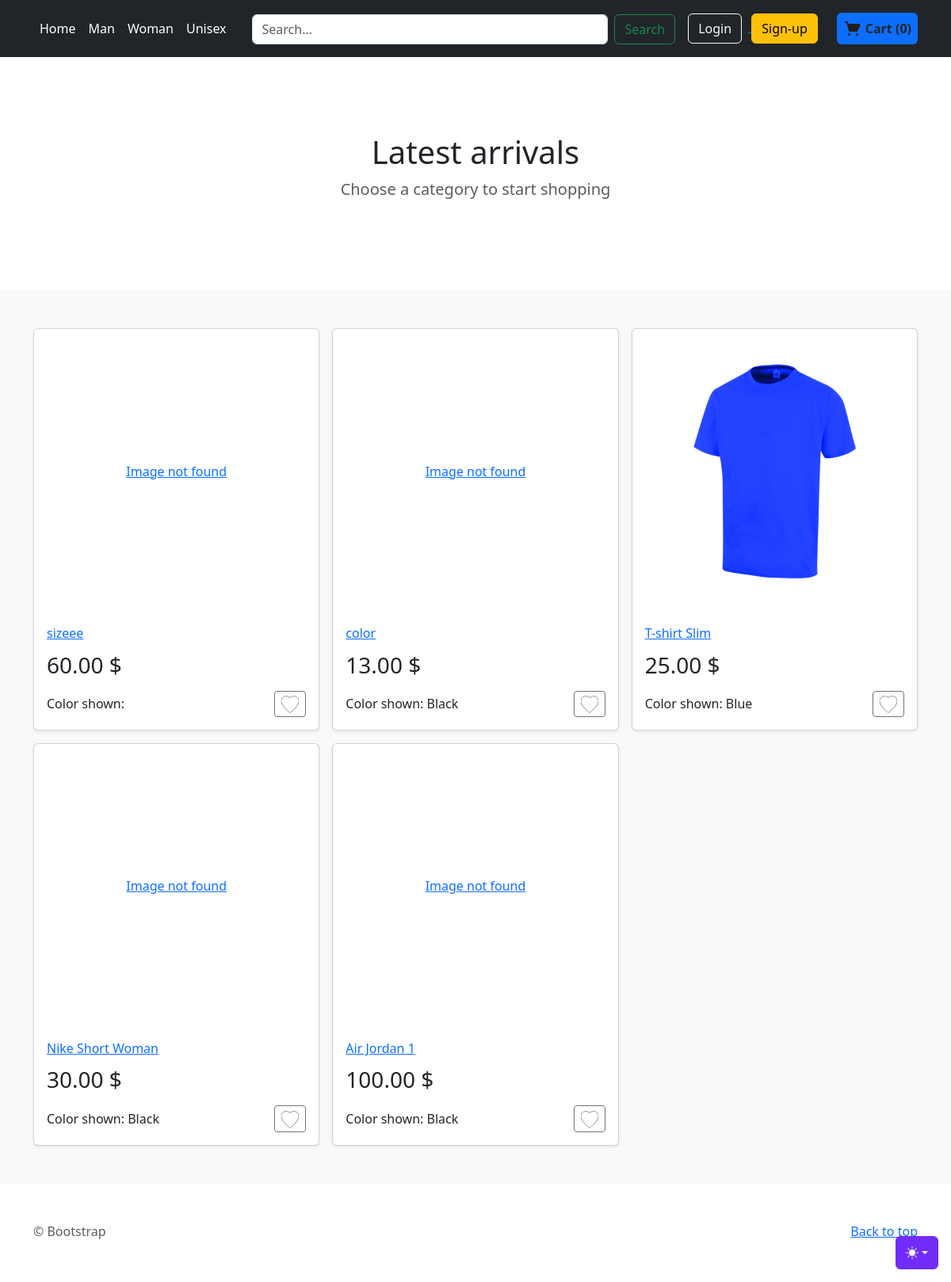
Before: / with the older database file.
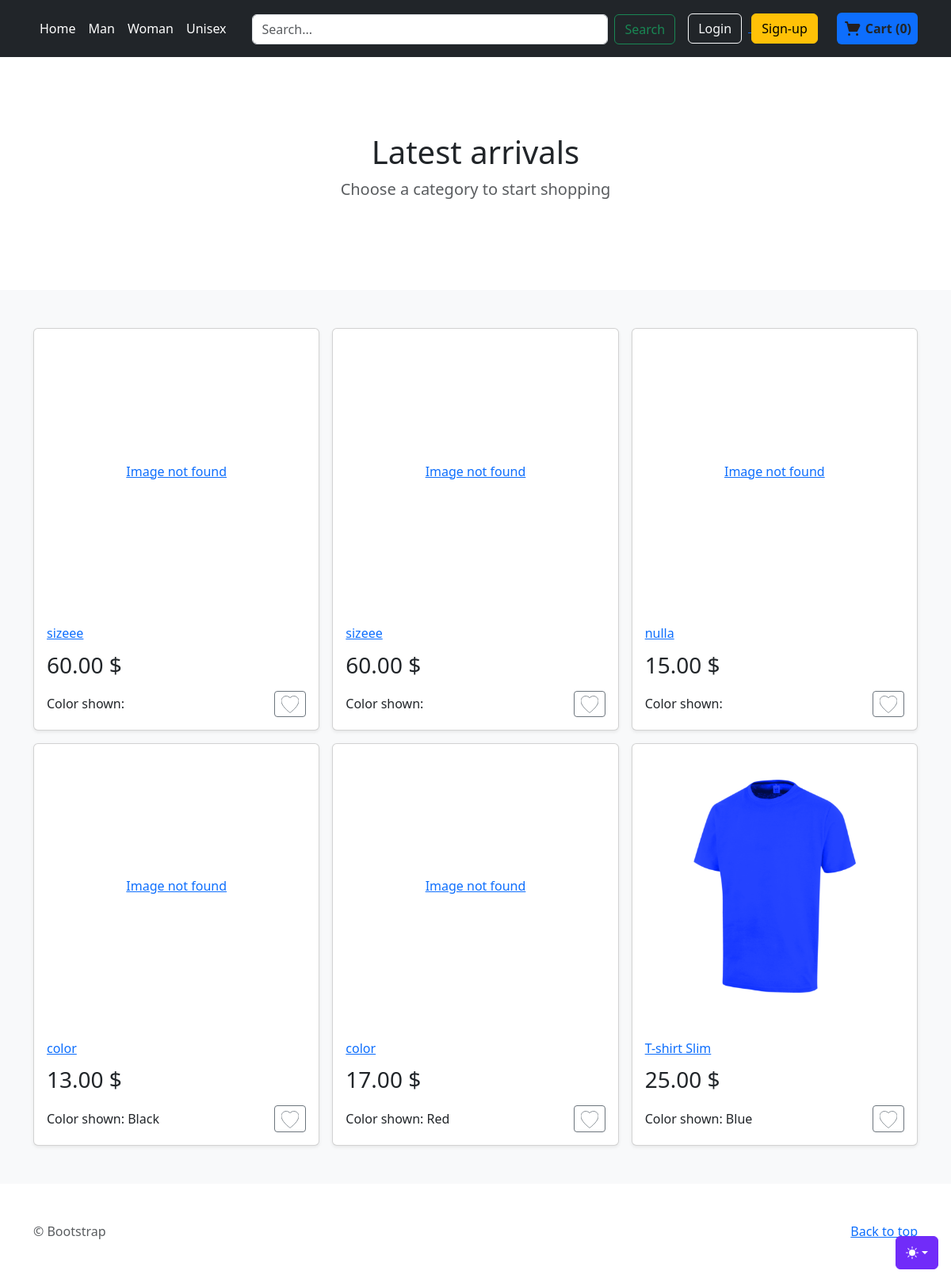
After: the same page with the newer database file.
### store/models.py (models this page shows, shortened)
class ProductVariant(models.Model):
    title = models.CharField(max_length=100, blank=True, null=True)
    product = models.ForeignKey(Product, on_delete=models.CASCADE)
    color = models.ForeignKey(Color, on_delete=models.CASCADE, blank=True, null=True)
    size = models.ForeignKey(Size, on_delete=models.CASCADE, blank=True, null=True)
    image_id = models.ForeignKey(Image, blank=True, null=True,on_delete=models.CASCADE)
    price = models.DecimalField(max_digits=12, decimal_places=2, default=0)
    quantity = models.IntegerField(default=1,null=False)
    purchased = models.PositiveIntegerField(default=0, null=False, blank=True)

class Product(models.Model):
    NONE = 'None'
    SIZE = 'Size'
    COLOR = 'Color'
    SIZE_COLOR = 'Size-Color'
    VARIANTS = (
        (NONE, 'None'),
        (SIZE, 'Size'),
        (COLOR, 'Color'),
        (SIZE_COLOR, 'Size-Color'),
    )
    GENDERS = (
        ('Male', 'Male'),
        ('Female', 'Female'),
        ('Unisex', 'Unisex')
    )
    name = models.CharField(max_length=255, null=False, blank=False)
    slug = models.SlugField(null=False, unique=True)
    category = models.ForeignKey(Category, null=False, blank=False, on_delete=models.CASCADE)
    description = models.TextField(null=True, blank=True)
    base_price = models.DecimalField(max_digits=10, decimal_places=2, null=False,blank=False)
    variant = models.CharField(max_length=10, choices=VARIANTS, default=SIZE_COLOR)
    date_added = models.DateTimeField(auto_now_add=True, null=True)
    gender = models.CharField(max_length=10, choices=GENDERS, default='Unisex')

class Color(models.Model):
    color_name = models.CharField(max_length=100)

class Image(models.Model):
    name = models.CharField(max_length=50, blank=True)
    product=models.ForeignKey(Product, on_delete=models.CASCADE)
    image = models.ImageField(blank=True, upload_to='static/images/')

### store/views.py (the view)
# urls.py: path('', views.index, name='home'),
def index(request):
    total_latest_shown = 6
    products = ProductVariant.objects.select_related('product').filter(quantity__gt=0).all().order_by('-product__date_added')[:total_latest_shown]
    data = {
        'products': products,
    }
    return render(request, 'store/index.html', data | header_data(request))

### order/models.py (called while the page is built)
    def total_items(self):
        return sum(item.quantity for item in self.cartitem_set.all())

    def total_price(self):
        total = 0
        for item in self.cartitem_set.all():
            total += item.quantity * item.product.price
        return total

### order/views.py (called while the page is built)
def get_or_create_cart(request):
    if request.user.is_authenticated:
        cart, created = Cart.objects.get_or_create(user=request.user)
    else:
        session_cart_id = request.session.get('cart_id')
        if session_cart_id:
            cart, created = Cart.objects.get_or_create(session_id=session_cart_id)
        else:
            cart = Cart.objects.create(session_id=str(uuid.uuid4()))
            request.session['cart_id'] = cart.session_id
    return cart

def get_cart_products(cart):
    cart_items = CartItem.objects.filter(cart=cart).select_related('product')
    cart_products = [
        {
            'product_id': item.product.id,
            'name': item.product.title,
            'price': item.product.price,
            'quantity': item.quantity,
            'size': item.product.size.size_name,
            'color': item.product.color.color_name
        } for item in cart_items
    ]
    return cart_products

def cart_info(request):
    cart = get_or_create_cart(request)
    data_response = {
        'cart_products': get_cart_products(cart),
        'total_items': cart.total_items(),
        'total_price': cart.total_price()
    }
    return data_response

### store/views.py (called while the page is built)
def header_data(request):
    cart = get_or_create_cart(request)
    cart_items = CartItem.objects.filter(cart=cart).select_related('product')
    cart_products = [
        {
            'product_id': item.product.id,
            'name': item.product.title,
            'price': item.product.price,
            'quantity': item.product.quantity
        } for item in cart_items
    ]
    cart_product_ids = [item['product_id'] for item in cart_products]
    categories = Category.objects.all()
    data = {
        'cart_products': cart_products,
        'cart_product_ids': cart_product_ids,
        'total_items': cart.total_items(),
        'total_price': cart.total_price(),
        'genders': [gender[0] for gender in Product.GENDERS],
        'categories': categories
    }
    return data

### templates/store/index.html (shortened to what this page needs)
{% load static %}
<!doctype html>
<html lang="en" data-bs-theme="auto">
  <head><script src="{% static 'assets/js/color-modes.js' %}"></script>
    <link rel="stylesheet" href="https://cdn.jsdelivr.net/npm/@docsearch/css@3">
<link href="{%  static 'assets/dist/css/bootstrap.min.css' %}" rel="stylesheet">
<link href="{%  static 'assets/dist/css/store.css' %}" rel="stylesheet">
  </head>
  <body>
    <div class="dropdown position-fixed bottom-0 end-0 mb-3 me-3 bd-mode-toggle">
      <button class="btn btn-bd-primary py-2 dropdown-toggle d-flex align-items-center"
              id="bd-theme"
              type="button"
              aria-expanded="false"
              data-bs-toggle="dropdown"
              aria-label="Toggle theme (auto)">
        <svg class="bi my-1 theme-icon-active" width="1em" height="1em"><use href="#circle-half"></use></svg>
      </button>
    </div>
  <header class="p-3 text-bg-dark">
    <div class="container">
      <div class="d-flex flex-wrap align-items-center justify-content-between">
        <ul class="nav col-12 col-lg-auto mb-2 justify-content-center mb-md-0">
            <li><a href="{% url 'store:home' %}" class="nav-link px-2 text-white">Home</a></li>
            <li><a href="{% url 'store:gender-store' 'Male' %}" class="nav-link px-2 text-white">Man</a></li>
            <li><a href="{% url 'store:gender-store' 'Female' %}" class="nav-link px-2 text-white">Woman</a></li>
            <li><a href="{% url 'store:gender-store' 'Unisex' %}" class="nav-link px-2 text-white">Unisex</a></li>
        </ul>
        <form method="GET" action="{% url 'store:search' %}" class="m-auto col-lg-auto mb-3 mb-lg-0 me-lg-3 flex-grow-1 mx-4" role="search">
            <div class="d-flex">
                <input class="form-control me-2" type="search" placeholder="Search..." aria-label="Search" name="searched">
                <button class="btn btn-outline-success" type="submit">Search</button>
            </div>
        </form>
      <div class="m-auto d-flex justify-content-between align-items-center">
          {% if user.is_authenticated %}
            <div class="dropdown text-end me-4">
          <a href="#" class="d-block link-body-emphasis text-decoration-none dropdown-toggle text-white" data-bs-toggle="dropdown" aria-expanded="false">
              {% if user.first_name %}
                Hi, {{ user.first_name }}!
              {% else %}
                Hi, {{ user.username }}!
              {% endif %}
          </a>
          <ul class="dropdown-menu text-small" style="">
            <li><a class="dropdown-item" href="{% url 'order:orders' %}">Orders</a></li>
            <li><a class="dropdown-item" href="{% url 'accounts:profile' %}">Profile</a></li>
            <li><hr class="dropdown-divider"></li>
            <li><a class="dropdown-item text-danger" href="{% url 'accounts:logout' %}">Log out</a></li>
          </ul>
        </div>
          {% else %}
            <div class="text-end">
            <a href="{% url 'accounts:login' %}">
              <button type="button" class="btn btn-outline-light me-2">Login</button>
            </a>
            <a href="{% url 'accounts:sign-up' %}">
                <button type="button" class="btn btn-warning me-4">Sign-up</button>
            </a>
        </div>
          {% endif %}
<div class="d-flex justify-content-center align-items-center rounded bg-primary p-2">
    <a href="{% url 'order:cart-overview' %}" class="d-flex justify-content-center text-decoration-none align-items-center" style="width: 100%; height: 100%;">
        <span class="ml-1 fw-bold text-dark" id="cart-total">
            Cart ({{ total_items }})
        </span>
    </a>
</div>
      </div>
      </div>
    </div>
  </header>
<main>
    {% block categories %}
      <section class="py-5 text-center container">
            <div class="row py-lg-5">
          <div class="col-lg-6 col-md-8 mx-auto">
            <h1 class="fw-light">{% block section_title %}Latest arrivals{% endblock section_title %}</h1>
            <p class="lead text-body-secondary">{% block section_par %}Choose a category to start shopping{% endblock section_par %}</p>
          </div>
        </div>
      </section>
    {% endblock categories %}
  <div class="album py-5 bg-body-tertiary">
  <div class="d-flex">
        <div class="container">
            {% block content %}
          <div class="row row-cols-1 row-cols-sm-2 row-cols-md-3 g-3">
              {% if products %}
                  {% for article in products %}
                    <div class="col">
                  <div class="card shadow-sm">
                      <a href="{% url 'store:product-detail' gen=article.product.gender category=article.product.category.category_slug  id=article.id %}">
                          <div class="image-container">
                              {% if article.image_id %}
                                <img class="product-image" src="{{ article.image_id.image.url }}" alt="{{ article.image_id.name }}" >
                              {% else %}
                                <span>Image not found</span>
                              {% endif %}
                          </div>
                      </a>
                          <div class="card-body">
                        <a href="{% url 'store:product-detail' gen=article.product.gender category=article.product.category.category_slug id=article.id %}">
                      <h2 class="name-article">{{ article.product.name }} </h2>
                            </a>
                      <span class="price">{{ article.price }} $</span>
                        <div class="d-flex justify-content-between align-items-center">
                        <span>Color shown: {{ article.color.color_name }}</span>
                            <div class="btn-group">
                          <button type="button" class="btn btn-sm btn-outline-secondary add-to-favourites">
                          </button>
                        </div>
                      </div>
                    </div>
                  </div>
                </div>
                  {% endfor %}
              {% else %}
                  <p class="lead text-body-secondary w-100 text-center">No products found</p>
              {% endif %}
          </div>
            {% endblock content %}
        </div>
  </div>
  </div>
</main>
<footer class="text-body-secondary py-5">
  <div class="container">
    <p class="float-end mb-1">
      <a href="#">Back to top</a>
    </p>
    <p class="mb-1"> &copy; Bootstrap</p>
  </div>
</footer>
    </body>
</html>

### templates/store/index.html (style rules this page uses)
.bi { vertical-align: -.125em; fill: currentColor; }
.btn-bd-primary { --bd-violet-bg: #712cf9; --bd-violet-rgb: 112.520718, 44.062154, 249.437846; --bs-btn-font-weight: 600; --bs-btn-color: var(--bs-white); --bs-btn-bg: var(--bd-violet-bg); --bs-btn-border-color: var(--bd-violet-bg); --bs-btn-hover-color: var(--bs-white); --bs-btn-hover-bg: #6528e0; --bs-btn-hover-border-color: #6528e0; --bs-btn-focus-shadow-rgb: var(--bd-violet-rgb); --bs-btn-active-color: var(--bs-btn-hover-color); --bs-btn-active-bg: #5a23c8; --bs-btn-active-border-color: #5a23c8; }
.bd-mode-toggle { z-index: 1500; }

Changed rows visible on the page:
no longer on this page (row unchanged): ProductVariant: shows "Image not found", product.name "Nike Short Woman", price "30.00", color.color_name "Black"
no longer on this page (row unchanged): ProductVariant: shows "Image not found", product.name "Air Jordan 1", price "100.00", color.color_name "Black"
added ProductVariant: shows "Image not found", product.name "sizeee", price "60.00"
added ProductVariant: shows "Image not found", product.name "nulla", price "15.00"
added ProductVariant: shows "Image not found", product.name "color", price "17.00", color.color_name "Red"
